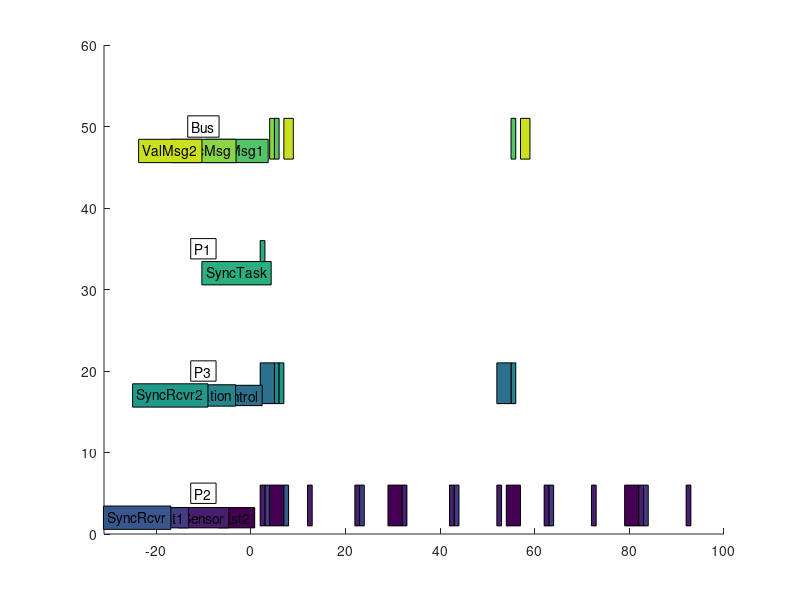

The MATLAB source for this figure:
cm = colormap;
cs = size(cm,1);

rectangle( 'Position', [5,46,1,5], 'FaceColor', cm( floor( 0.727273 * cs )+1, :) );
rectangle( 'Position', [55,46,1,5], 'FaceColor', cm( floor( 0.727273 * cs )+1, :) );
rectangle( 'Position', [4,46,1,5], 'FaceColor', cm( floor( 0.818182 * cs )+1, :) );
rectangle( 'Position', [7,46,2,5], 'FaceColor', cm( floor( 0.909091 * cs )+1, :) );
rectangle( 'Position', [57,46,2,5], 'FaceColor', cm( floor( 0.909091 * cs )+1, :) );
rectangle( 'Position', [2,31,1,5], 'FaceColor', cm( floor( 0.636364 * cs )+1, :) );
rectangle( 'Position', [3,1,1,5], 'FaceColor', cm( floor( 0.181818 * cs )+1, :) );
rectangle( 'Position', [23,1,1,5], 'FaceColor', cm( floor( 0.181818 * cs )+1, :) );
rectangle( 'Position', [43,1,1,5], 'FaceColor', cm( floor( 0.181818 * cs )+1, :) );
rectangle( 'Position', [63,1,1,5], 'FaceColor', cm( floor( 0.181818 * cs )+1, :) );
rectangle( 'Position', [83,1,1,5], 'FaceColor', cm( floor( 0.181818 * cs )+1, :) );
rectangle( 'Position', [4,1,3,5], 'FaceColor', cm( floor( 0 * cs )+1, :) );
rectangle( 'Position', [29,1,3,5], 'FaceColor', cm( floor( 0 * cs )+1, :) );
rectangle( 'Position', [54,1,3,5], 'FaceColor', cm( floor( 0 * cs )+1, :) );
rectangle( 'Position', [79,1,3,5], 'FaceColor', cm( floor( 0 * cs )+1, :) );
rectangle( 'Position', [2,1,1,5], 'FaceColor', cm( floor( 0.0909091 * cs )+1, :) );
rectangle( 'Position', [12,1,1,5], 'FaceColor', cm( floor( 0.0909091 * cs )+1, :) );
rectangle( 'Position', [22,1,1,5], 'FaceColor', cm( floor( 0.0909091 * cs )+1, :) );
rectangle( 'Position', [32,1,1,5], 'FaceColor', cm( floor( 0.0909091 * cs )+1, :) );
rectangle( 'Position', [42,1,1,5], 'FaceColor', cm( floor( 0.0909091 * cs )+1, :) );
rectangle( 'Position', [52,1,1,5], 'FaceColor', cm( floor( 0.0909091 * cs )+1, :) );
rectangle( 'Position', [62,1,1,5], 'FaceColor', cm( floor( 0.0909091 * cs )+1, :) );
rectangle( 'Position', [72,1,1,5], 'FaceColor', cm( floor( 0.0909091 * cs )+1, :) );
rectangle( 'Position', [82,1,1,5], 'FaceColor', cm( floor( 0.0909091 * cs )+1, :) );
rectangle( 'Position', [92,1,1,5], 'FaceColor', cm( floor( 0.0909091 * cs )+1, :) );
rectangle( 'Position', [7,1,1,5], 'FaceColor', cm( floor( 0.272727 * cs )+1, :) );
rectangle( 'Position', [5,16,1,5], 'FaceColor', cm( floor( 0.454545 * cs )+1, :) );
rectangle( 'Position', [55,16,1,5], 'FaceColor', cm( floor( 0.454545 * cs )+1, :) );
rectangle( 'Position', [2,16,3,5], 'FaceColor', cm( floor( 0.363636 * cs )+1, :) );
rectangle( 'Position', [52,16,3,5], 'FaceColor', cm( floor( 0.363636 * cs )+1, :) );
rectangle( 'Position', [6,16,1,5], 'FaceColor', cm( floor( 0.545455 * cs )+1, :) );

text( -10, 5, 'P2', 'EdgeColor', [0 0 0], 'HorizontalAlignment', 'center' );
text( -3, 2, 'Est2', 'BackgroundColor', cm( floor( 0 * cs )+1, :), 'EdgeColor', [0 0 0], 'HorizontalAlignment', 'center' );
text( -10, 2, 'Sensor', 'BackgroundColor', cm( floor( 0.0909091 * cs )+1, :), 'EdgeColor', [0 0 0], 'HorizontalAlignment', 'center' );
text( -17, 2, 'Est1', 'BackgroundColor', cm( floor( 0.181818 * cs )+1, :), 'EdgeColor', [0 0 0], 'HorizontalAlignment', 'center' );
text( -24, 2, 'SyncRcvr', 'BackgroundColor', cm( floor( 0.272727 * cs )+1, :), 'EdgeColor', [0 0 0], 'HorizontalAlignment', 'center' );
text( -10, 20, 'P3', 'EdgeColor', [0 0 0], 'HorizontalAlignment', 'center' );
text( -3, 17, 'Control', 'BackgroundColor', cm( floor( 0.363636 * cs )+1, :), 'EdgeColor', [0 0 0], 'HorizontalAlignment', 'center' );
text( -10, 17, 'Actuation', 'BackgroundColor', cm( floor( 0.454545 * cs )+1, :), 'EdgeColor', [0 0 0], 'HorizontalAlignment', 'center' );
text( -17, 17, 'SyncRcvr2', 'BackgroundColor', cm( floor( 0.545455 * cs )+1, :), 'EdgeColor', [0 0 0], 'HorizontalAlignment', 'center' );
text( -10, 35, 'P1', 'EdgeColor', [0 0 0], 'HorizontalAlignment', 'center' );
text( -3, 32, 'SyncTask', 'BackgroundColor', cm( floor( 0.636364 * cs )+1, :), 'EdgeColor', [0 0 0], 'HorizontalAlignment', 'center' );
text( -10, 50, 'Bus', 'EdgeColor', [0 0 0], 'HorizontalAlignment', 'center' );
text( -3, 47, 'ValMsg1', 'BackgroundColor', cm( floor( 0.727273 * cs )+1, :), 'EdgeColor', [0 0 0], 'HorizontalAlignment', 'center' );
text( -10, 47, 'SyncMsg', 'BackgroundColor', cm( floor( 0.818182 * cs )+1, :), 'EdgeColor', [0 0 0], 'HorizontalAlignment', 'center' );
text( -17, 47, 'ValMsg2', 'BackgroundColor', cm( floor( 0.909091 * cs )+1, :), 'EdgeColor', [0 0 0], 'HorizontalAlignment', 'center' );
v = axis();
axis( [ -31 v(2) v(3) v(4)] );
